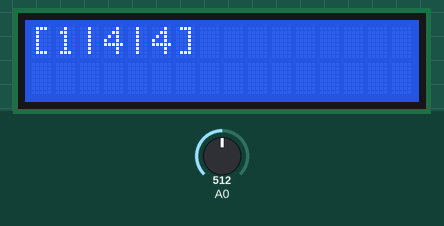
Recording of a sketch running on a simulated Arduino Uno, built with avr-gcc and run on an emulated ATmega328P. Parts: 16×2 character LCD. Inputs (shaded band) come from the test bench; at power-on: A0 = 512. Random numbers use the default seed unless the sketch sets one; what the sketch prints to the serial monitor is not drawn.

Above: at 7.6 s.
At 22.6 s:
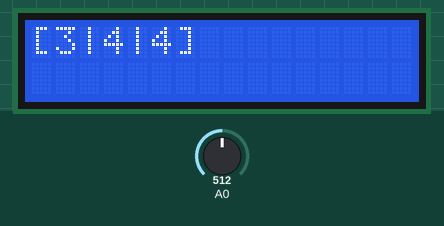
At 37.6 s:
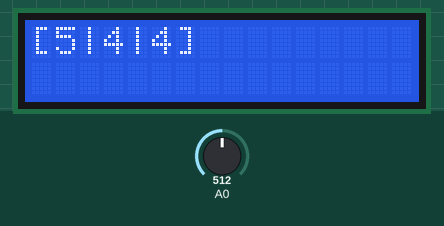
At 67.6 s:
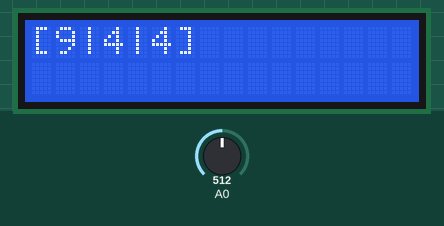
At 97.6 s:
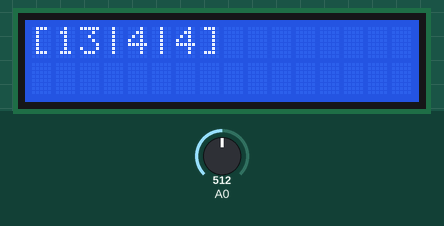
At 127.6 s:
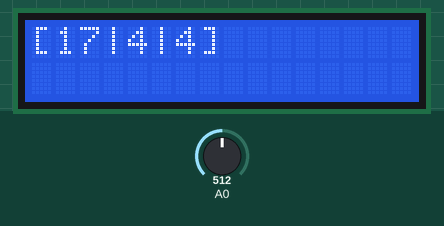

Measured:
- what the display in image 0 shows lasts 7.5 s, from 7.6 s to 15.1 s

The sketch:

ARDUINO_KABOSU.ino
```cpp
#include <LiquidCrystal.h>

LiquidCrystal lcd(8, 9, 4, 5, 6, 7);


long Speed;  // Speed = heure réel en milliseconde
long hour, chrono;
int current_weather, forecast_weather, proba, probabis, cw, fw, tmp, button;
boolean state_button, gen_weather;

//déclaration de toues les fonctions
void CLOCK_init();
void WEATHER_init();
void CLICK_init();
void CLOCK_update();
void WEATHER_update();
void CLICK_update();
void CLOCK_output();
void WEATHER_output();
void CLICK_output();
void Send();
int current(int);
int forecast();


void setup() {
  Serial.begin(9600);
  lcd.begin(16, 2);
  lcd.setCursor(0, 0);
  CLOCK_init();
  WEATHER_init();
  CLICK_init();
}

void loop() {
  CLOCK_update();
  WEATHER_update();
  CLICK_update();
  CLOCK_output();
  WEATHER_output();
  CLICK_output();
}
```

ARDUINO_KABOSU_CLICK.ino
```cpp
typedef enum {
  CLICK_IDLE,
  CLICK_INCREASE,
  CLICK_DECREASE
} CLICK_STATE;

CLICK_STATE CLICKState;

void CLICK_init()
{
  pinMode(button, INPUT);
  tmp = 0;
  state_button = false;
}

void CLICK_update() {
  button = analogRead(A0);
  state_button = digitalRead(button);
  CLICK_STATE nextState = CLICKState;
  switch (CLICKState) {              // depending on which button was pushed, we perform an action
        Serial.print(state_button);
    case CLICK_IDLE :
      if (button < 50 && state_button && (millis() - tmp > 50)) {
        tmp = millis();
        nextState = CLICK_INCREASE;
      }
      if (button > 450 && button < 650 && state_button && (millis() - tmp > 50)) {
        tmp = millis();
        nextState = CLICK_DECREASE;
      }
      break;

    case CLICK_INCREASE :
      nextState = CLICK_IDLE;
      break;

    case CLICK_DECREASE :
      nextState = CLICK_IDLE;
      break;
  }
  CLICKState = nextState;
}

void CLICK_output() {
  switch (CLICKState) {

    case CLICK_IDLE:
      break;

    case CLICK_INCREASE :
      Speed -= 100;
      if (Speed < 1000){
        Speed = 1000;
      }
      break;

    case CLICK_DECREASE :
      Speed += 100;
      if (Speed > 15000){
        Speed = 15000;
      }
      break;
  }
}
```

ARDUINO_KABOSU_CLOCK.ino
```cpp
typedef enum {
  CLOCK_IDLE,
  CLOCK_HOUR
} CLOCK_STATE;

CLOCK_STATE CLOCKState;

void CLOCK_init()
{
  CLOCKState = CLOCK_IDLE;
  hour = 0;
  Speed = 7500;
  chrono = millis();
}


void CLOCK_update() {
  CLOCK_STATE nextState = CLOCKState;

  switch (CLOCKState) {
    case CLOCK_IDLE:
      if (millis() - chrono >= Speed) {
        nextState = CLOCK_HOUR;
      }
      break;

    case CLOCK_HOUR:
      nextState = CLOCK_IDLE;
      break;
  }
  CLOCKState = nextState;
}

void CLOCK_output() {
  switch (CLOCKState)
  {
    case CLOCK_IDLE :
      break;

    case CLOCK_HOUR :
      Send();
      break;
  }
}


void Send() {
  hour++;
  chrono = millis();
  Serial.println((String)"[" + hour + "|" + current_weather + "|" + forecast_weather + "]");
  lcd.setCursor(0, 0);
  lcd.print((String)"[" + hour + "|" + current_weather + "|" + forecast_weather + "]");
}
```

ARDUINO_KABOSU_WEATHER.ino
```cpp
typedef enum {
  WEATHER_IDLE,
  WEATHER_WEATHER
} WEATHER_STATE;

WEATHER_STATE WEATHERState;

void WEATHER_init() {
  gen_weather = false;
  randomSeed(analogRead(5));
  current_weather = random(0, 5);
  forecast_weather = random (0, 5);
}

void WEATHER_update() {
  WEATHER_STATE nextState = WEATHERState;

  switch (WEATHERState) {
    case WEATHER_IDLE :
      if (hour % 24 == 23 && !gen_weather) {
        gen_weather = true;
        nextState = WEATHER_WEATHER;
      }
      if (hour % 24 == 0 && gen_weather) {
        gen_weather = false;
      }
      break;

    case WEATHER_WEATHER :
      current_weather = current(forecast_weather);
      forecast_weather = forecast();
      //Serial.print("probaf : ");
      //Serial.print(proba);
      //Serial.print("      probabisc : ");
      //Serial.println(probabis);
      nextState = WEATHER_IDLE;
      break;
  }
  WEATHERState = nextState;
}

void WEATHER_output() {
  switch (WEATHERState) {
    case WEATHER_IDLE :
      break;

    case WEATHER_WEATHER :

      break;
  }
}

int current(int fw) {
  probabis = random(0, 100);
  if (probabis < 88) {                                        // 88%
    return  fw;
  }
  if (probabis >= 88 && probabis < 93) {                      // -5%
    return  ((fw + 5 - 1) % 5);
  }
  if (probabis >= 93 && probabis < 98) {                      // +5%
    return  ((fw + 5 + 1) % 5);
  }
  else {                                                      // 2%
    return  forecast();
  }
}

int forecast() {
  proba = random (0, 100);
  if (proba < 15) {
    return 0;
  }
  if (proba >= 15 && proba < 35) {
    return 1;
  }
  if (proba >= 35 && proba < 75) {
    return 2;
  }
  if (proba >= 75 && proba < 95) {
    return 3;
  }
  else {
    return 4;
  }
}
```
